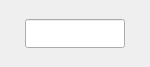
<?xml version="1.0" encoding="UTF-8"?>
<ui version="4.0">
 <class>LoginForm</class>
 <widget class="QWidget" name="LoginForm">
  <property name="geometry">
   <rect>
    <x>0</x>
    <y>0</y>
    <width>142</width>
    <height>67</height>
   </rect>
  </property>
  <property name="font">
   <font>
    <family>Calibri</family>
    <pointsize>12</pointsize>
   </font>
  </property>
  <property name="windowTitle">
   <string>Time-Track</string>
  </property>
  <layout class="QGridLayout" name="gridLayout">
   <item row="0" column="2">
    <widget class="QLineEdit" name="passEdit">
     <property name="minimumSize">
      <size>
       <width>100</width>
       <height>0</height>
      </size>
     </property>
     <property name="maximumSize">
      <size>
       <width>100</width>
       <height>16777215</height>
      </size>
     </property>
     <property name="font">
      <font>
       <family>Calibri</family>
       <pointsize>12</pointsize>
      </font>
     </property>
     <property name="maxLength">
      <number>4</number>
     </property>
     <property name="echoMode">
      <enum>QLineEdit::Password</enum>
     </property>
    </widget>
   </item>
   <item row="0" column="0">
    <widget class="QLabel" name="label">
     <property name="text">
      <string/>
     </property>
    </widget>
   </item>
   <item row="0" column="3">
    <layout class="QHBoxLayout" name="horizontalLayout_2">
     <item>
      <widget class="QLabel" name="passLabel">
       <property name="text">
        <string/>
       </property>
      </widget>
     </item>
    </layout>
   </item>
  </layout>
 </widget>
 <resources/>
 <connections/>
</ui>
